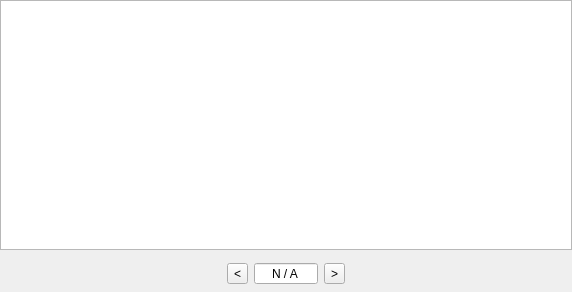
<?xml version="1.0" encoding="UTF-8"?>
<ui version="4.0">
 <class>Widgetry::TableWidget</class>
 <widget class="QWidget" name="Widgetry::TableWidget">
  <property name="geometry">
   <rect>
    <x>0</x>
    <y>0</y>
    <width>572</width>
    <height>292</height>
   </rect>
  </property>
  <property name="windowTitle">
   <string>Table</string>
  </property>
  <layout class="QGridLayout" name="gridLayout">
   <property name="leftMargin">
    <number>0</number>
   </property>
   <property name="topMargin">
    <number>0</number>
   </property>
   <property name="rightMargin">
    <number>0</number>
   </property>
   <property name="bottomMargin">
    <number>0</number>
   </property>
   <item row="0" column="0" colspan="5">
    <widget class="QTableView" name="tableView">
     <property name="editTriggers">
      <set>QAbstractItemView::EditTrigger::NoEditTriggers</set>
     </property>
     <property name="selectionBehavior">
      <enum>QAbstractItemView::SelectionBehavior::SelectRows</enum>
     </property>
    </widget>
   </item>
   <item row="1" column="0">
    <spacer name="horizontalSpacer">
     <property name="orientation">
      <enum>Qt::Orientation::Horizontal</enum>
     </property>
     <property name="sizeHint" stdset="0">
      <size>
       <width>168</width>
       <height>20</height>
      </size>
     </property>
    </spacer>
   </item>
   <item row="1" column="1">
    <widget class="QToolButton" name="previousButton">
     <property name="text">
      <string>&lt;</string>
     </property>
    </widget>
   </item>
   <item row="1" column="2">
    <widget class="QSpinBox" name="pageInput">
     <property name="minimumSize">
      <size>
       <width>64</width>
       <height>0</height>
      </size>
     </property>
     <property name="alignment">
      <set>Qt::AlignmentFlag::AlignCenter</set>
     </property>
     <property name="buttonSymbols">
      <enum>QAbstractSpinBox::ButtonSymbols::NoButtons</enum>
     </property>
     <property name="specialValueText">
      <string>N / A</string>
     </property>
     <property name="suffix">
      <string notr="true"> / 0</string>
     </property>
     <property name="maximum">
      <number>0</number>
     </property>
     <property name="value">
      <number>0</number>
     </property>
    </widget>
   </item>
   <item row="1" column="3">
    <widget class="QToolButton" name="nextButton">
     <property name="text">
      <string>&gt;</string>
     </property>
    </widget>
   </item>
   <item row="1" column="4">
    <spacer name="horizontalSpacer_2">
     <property name="orientation">
      <enum>Qt::Orientation::Horizontal</enum>
     </property>
     <property name="sizeHint" stdset="0">
      <size>
       <width>168</width>
       <height>36</height>
      </size>
     </property>
    </spacer>
   </item>
  </layout>
 </widget>
 <resources/>
 <connections>
  <connection>
   <sender>previousButton</sender>
   <signal>clicked()</signal>
   <receiver>pageInput</receiver>
   <slot>stepDown()</slot>
   <hints>
    <hint type="sourcelabel">
     <x>189</x>
     <y>275</y>
    </hint>
    <hint type="destinationlabel">
     <x>228</x>
     <y>272</y>
    </hint>
   </hints>
  </connection>
  <connection>
   <sender>nextButton</sender>
   <signal>clicked()</signal>
   <receiver>pageInput</receiver>
   <slot>stepUp()</slot>
   <hints>
    <hint type="sourcelabel">
     <x>292</x>
     <y>276</y>
    </hint>
    <hint type="destinationlabel">
     <x>249</x>
     <y>270</y>
    </hint>
   </hints>
  </connection>
 </connections>
</ui>
